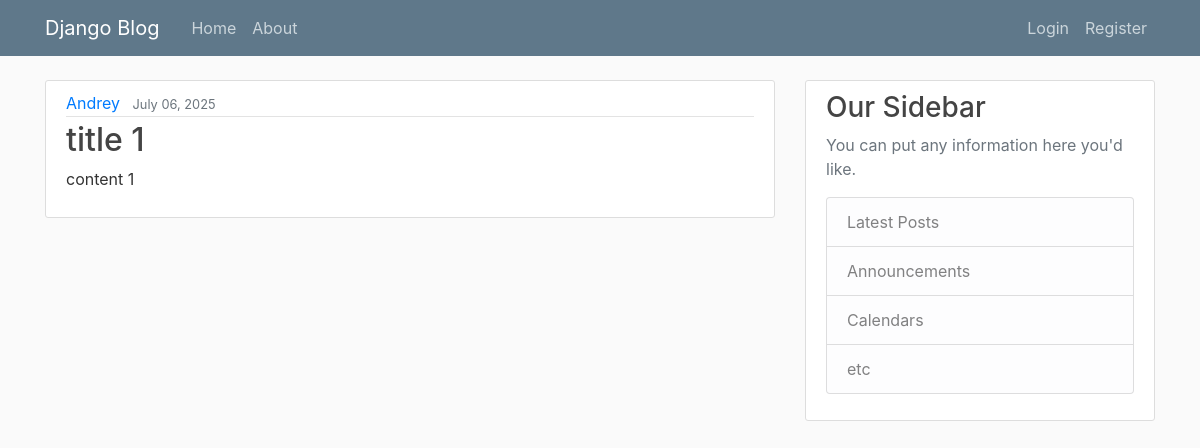
Before: / with the older database file.
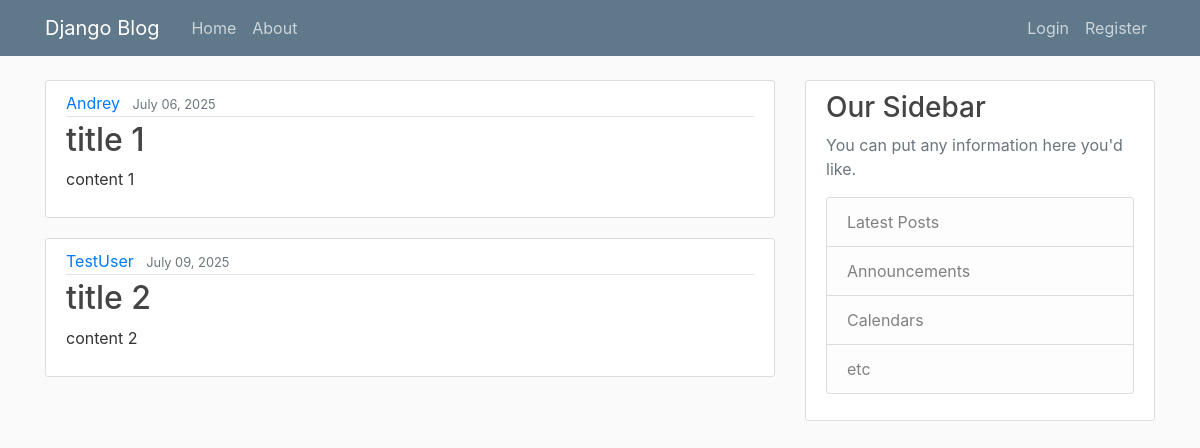
After: the same page with the newer database file.
### blog_app/models.py (models this page shows, shortened)
class Post(models.Model):
    title = models.CharField(max_length=100)
    content = models.TextField()
    date = models.DateTimeField(default=timezone.now)
    author = models.ForeignKey(User, on_delete=models.CASCADE)

### blog_app/views.py (the view)
# urls.py: 2. Add a URL to urlpatterns:  path('', Home.as_view(), name='home')
def Home(request):
    context = {
        'var_posts': Post.objects.all(),
        'title': 'Home',
    }
    return render(request, 'blog_app/home.html', context)

### blog_app/templates/blog_app/home.html
{% extends 'blog_app/base.html' %}
{% block content %}
    {%for p in var_posts%}
        <article class="media content-section">
            <div class="media-body">
            <div class="article-metadata">
                <a class="mr-2" href="#">{{ p.author }}</a>
                <small class="text-muted">{{ p.date|date:"F d, Y" }}</small>
            </div>
            <h2><a class="article-title" href="#">{{ p.title }}</a></h2>
            <p class="article-content">{{ p.content }}</p>
            </div>
        </article>
    {%endfor%}
{% endblock %}

### blog_app/templates/blog_app/base.html (shortened to what this page needs)
{% load static %}
<!DOCTYPE html>
<html lang="en">
<head>
    <link rel="stylesheet" href="https://cdn.jsdelivr.net/npm/bootstrap@4.0.0/dist/css/bootstrap.min.css">
    <link rel="stylesheet" href="{% static 'blog_app/base.css' %}">
</head>
<body>
        <header class="site-header">
            <nav class="navbar navbar-expand-md navbar-dark bg-steel fixed-top">
            <div class="container">
                <a class="navbar-brand mr-4" href="{% url 'Home' %}">Django Blog</a>
                <div class="collapse navbar-collapse" id="navbarToggle">
                <div class="navbar-nav mr-auto">
                    <a class="nav-item nav-link" href="{% url 'Home' %}">Home</a>
                    <a class="nav-item nav-link" href="{% url 'About' %}">About</a>
                </div>
                <div class="navbar-nav">
                    <a class="nav-item nav-link" href="#">Login</a>
                    <a class="nav-item nav-link" href="#">Register</a>
                </div>
                </div>
            </div>
            </nav>
        </header>
        <main role="main" class="container">
            <div class="row">
            <div class="col-md-8">
                {% block content %}{% endblock %}
            </div>
            <div class="col-md-4">
                <div class="content-section">
                <h3>Our Sidebar</h3>
                <p class='text-muted'>You can put any information here you'd like.
                    <ul class="list-group">
                    <li class="list-group-item list-group-item-light">Latest Posts</li>
                    <li class="list-group-item list-group-item-light">Announcements</li>
                    <li class="list-group-item list-group-item-light">Calendars</li>
                    <li class="list-group-item list-group-item-light">etc</li>
                    </ul>
                </p>
                </div>
            </div>
            </div>
        </main>
</body>
</html>

### blog_app/static/blog_app/base.css (style rules this page uses)
body { background: #fafafa; color: #333333; margin-top: 5rem; }
h1, h2, h3, h4, h5, h6 { color: #444444; }
ul { margin: 0; }
.bg-steel { background-color: #5f788a; }
.site-header .navbar-nav .nav-link { color: #cbd5db; }
.content-section { background: #ffffff; padding: 10px 20px; border: 1px solid #dddddd; border-radius: 3px; margin-bottom: 20px; }
.article-title { color: #444444; }
.article-content { white-space: pre-line; }
.article-metadata { padding-bottom: 1px; margin-bottom: 4px; border-bottom: 1px solid #e3e3e3 }

Changed rows visible on the page:
added Post: author "TestUser", date "July 09, 2025", title "title 2", content "content 2"
